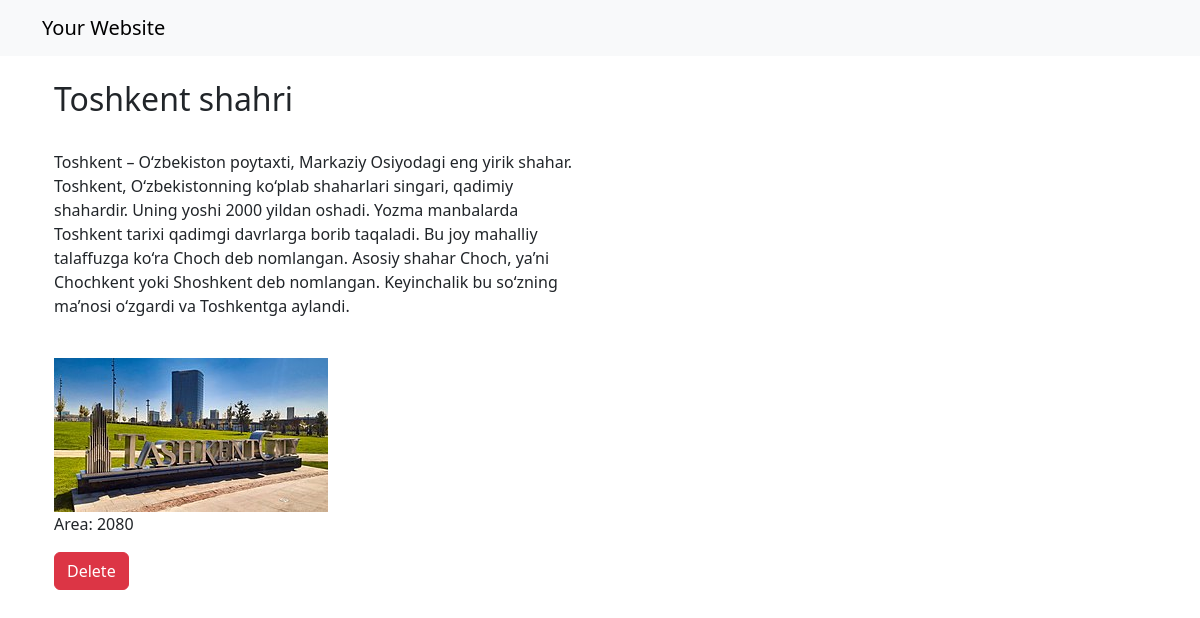
/1/, run on the app's committed database.
### app_Uzbekistan/models.py (models this page shows, shortened)
class Region(models.Model):
    name = models.CharField(max_length=255, unique=True,verbose_name="Name")
    description = models.TextField(verbose_name="Description")
    image = models.ImageField(upload_to='static/image/',verbose_name="Image")
    Area= models.CharField(max_length=255, verbose_name="Area")

### app_Uzbekistan/views.py (the view)
# urls.py: path('<int:region_id>/', region_detail, name='region_detail'),
def region_detail(request, region_id):
    region = get_object_or_404(Region, pk=region_id)
    return render(request, 'region/index2.html', {'region': region})

### templates/region/index2.html (shortened to what this page needs)
{% extends 'base.html' %}
{% load static %}
{% block content %}
    <div class="container">
        <div class="row">
            <div class="col-md-6">
                <h2>{{ region.name }}</h2><br>
                <p>{{ region.description }}</p><br>
                <img src="{{ region.image.url }}" alt="{{ region.name }}" class="img-fluid">
                <p>Area: {{ region.Area }}</p>
                <a href="{% url 'delete' region.id %}" class="btn btn-danger">Delete</a>
            </div>
        </div>
    </div>
{% endblock %}

### templates/base.html (shortened to what this page needs)
<!DOCTYPE html>
<html lang="en">
<head>
    <link rel="stylesheet" href="https://cdn.jsdelivr.net/npm/bootstrap@5.3.3/dist/css/bootstrap.min.css">
</head>
<body>
<nav class="navbar navbar-expand-lg navbar-light bg-light">
    <div class="container">
        <a class="navbar-brand" href="#">Your Website</a>
    </div>
</nav>
<div class="container mt-4">
    {% block content %}
    {% endblock %}
</div>
</body>
</html>

### data on the page
Region: name "Toshkent shahri", description "Toshkent – O‘zbekiston poytaxti, Markaziy Osiyodagi eng yirik shahar. Toshkent, O‘zbekistonning ko‘plab shaharlari singari, qadimiy shahardir. Uning yoshi 2000 yildan oshadi. Yozma manbalarda Toshkent tarixi qadimgi davrlarga borib taqaladi. Bu joy mahalliy talaffuzga ko‘ra Choch deb nomlangan. Asosiy shahar Choch, ya’ni Chochkent yoki Shoshkent deb nomlangan. Keyinchalik bu so‘zning ma’nosi o‘zgardi va Toshkentga aylandi.", image (picture), Area "2080"
